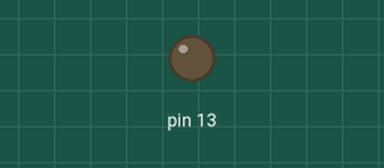
Recording of a sketch running on a simulated Arduino Uno, built with avr-gcc and run on an emulated ATmega328P. On the bench: output pins drawn as LEDs (lit = HIGH).

Above: at 0.42 s.
At 39.9 s:
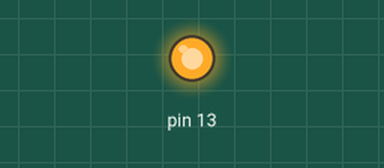
Timing chart, 0 to 40.0 s (numbered marks = the images above):
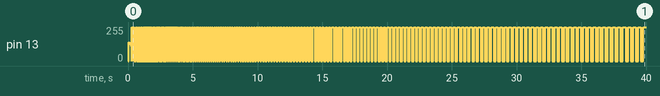

The sketch:

blink-blink.ino
```cpp
int time;
bool loul = false;

void setup()
{
  pinMode(13,OUTPUT);
  time = 0;
}

void loop()
{
  if (time == 0)
    loul = false;
  else if (time == 5000)
    loul = true;

  if (loul == false)
    time++;
  else
    time--;

  digitalWrite(13,HIGH);
  delay(time);
  digitalWrite(13,LOW);
  delay(time);
}
```
